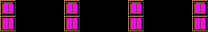

Tiled map render using the project's own tile images. Description and the whole map definition, tile-layer contents included, below:
An orthogonal 13x2 tile map with 16x16 px tiles, 1 tile layer (Buildings).

<map version="1.10" tiledversion="1.11.2" orientation="orthogonal" renderorder="right-down" width="13" height="2" tilewidth="16" tileheight="16" infinite="0" nextlayerid="2" nextobjectid="1">
 <tileset firstgid="1" name="map_window_tiles" tilewidth="16" tileheight="16" tilecount="2" columns="2">
  <image source="map_window_tiles.png" width="32" height="16" />
 </tileset>
 <layer id="1" name="Buildings" width="13" height="2">
  <data encoding="csv">
1,0,0,0,1,0,0,0,1,0,0,0,1,
2,0,0,0,2,0,0,0,2,0,0,0,2
</data>
 </layer>
</map>
